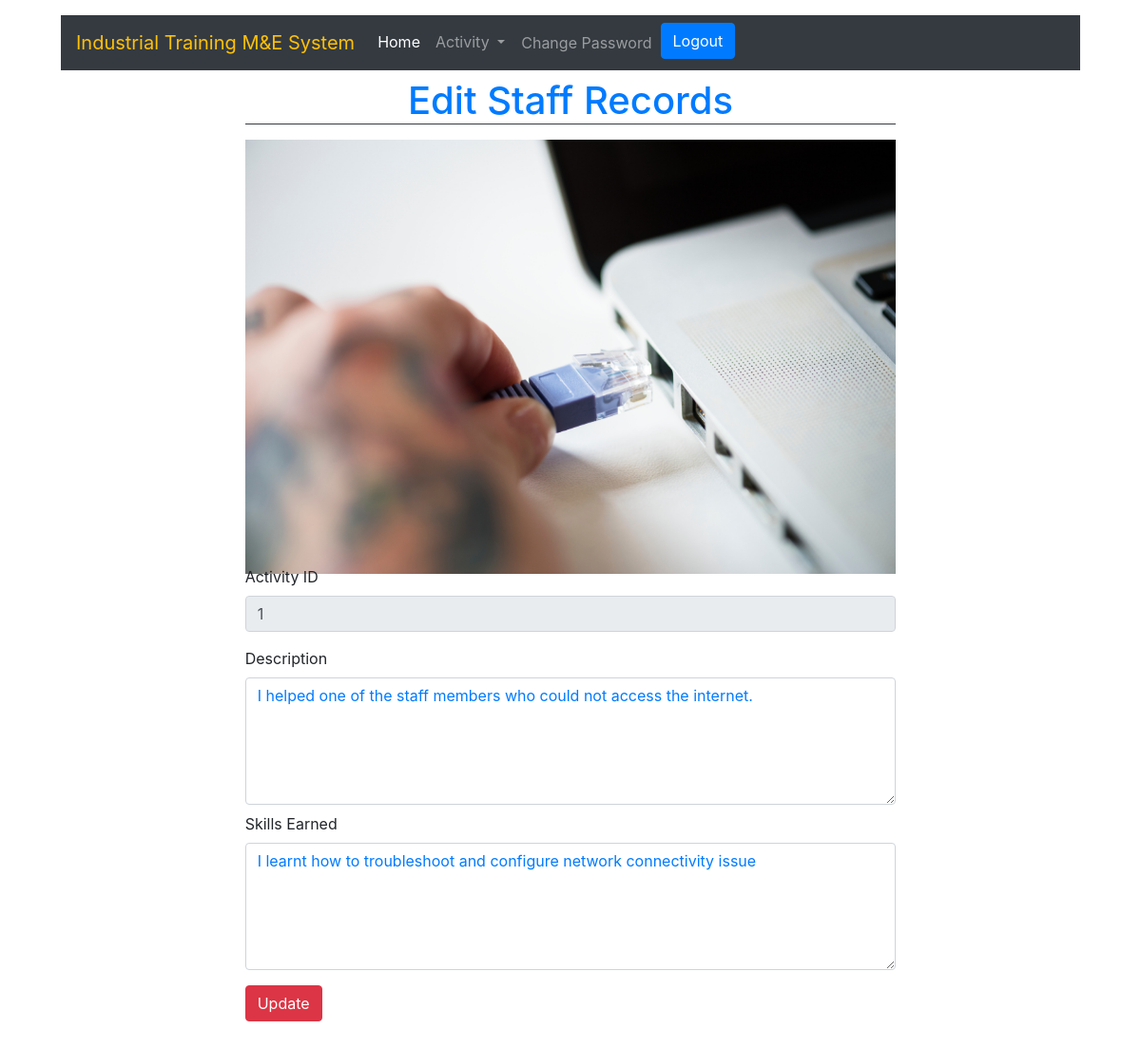
Screenshot of /Student/Activity/update.php?id=1 with the database file from the repository.
### tables this page shows
CREATE TABLE `training` (
  `id` int(11) NOT NULL,
  `student` int(11) NOT NULL,
  `media` text,
  `extension` varchar(5) NOT NULL,
  `description` text NOT NULL,
  `skills` text NOT NULL,
  `schoolremarks` text,
  `industryremarks` text,
  `assessment` enum('Pending','Assessed','','') NOT NULL DEFAULT 'Pending',
  `posted` timestamp NOT NULL DEFAULT CURRENT_TIMESTAMP
);

### Student/Activity/update.php (the view, shortened to what this page needs)
<?php
  $filePath='../../connection.php';
  if(!file_exists($filePath)){
    echo 'Connection File not found';
  }else{
      if($_SERVER['REQUEST_METHOD']=='GET'){
                    if(isset($_GET['id'])){
                        $id=$_GET['id'];
                        $slct="SELECT * FROM training WHERE id='".$id."'";
                        $result=$conn->query($slct) or die($conn->error);
                        if($result->num_rows > 0){
                            $row=$result->fetch_assoc();
                        }
                    }
      }
  }
?>
<doctype html>
<html lang="en">
  <head>
    <link rel="stylesheet" href="../../css/bootstrap.min.css">
  </head>
  <body>
    <div class="container-fluid  p-3">
<?php include "../navbar.php"; ?>
     <div class="row justify-content-center mx-5 pb-2" >
              <form class="form col-8" action="" method="post" enctype="multipart/form-data">
                <div class="form-group text-center">
                      <h1 class="text-primary border-bottom border-dark"> Edit Staff Records</h1>
                  </div>
                  <div class="form-group mb-2" style="height: 400px;">
                    <?php
                    if(isset($row['extension']) && ($row['extension'] == 'mp4')){
                      echo ' <div class="embed-responsive embed-responsive-16by9"><video  controls><source src="../../media/'.$row['media'].'" type="video/mp4">Your browser does not support the video tag.</video></div> ';
                    }else{
                      echo '<img src="../../media/'.$row['media'].'" class="img-fluid" alt="...">';
                    }
                    ?>
                  </div>
                  <div class="form-group  mt-5">
                      <label >Activity ID</label>
                      <input class="form-control" type="text"  name="id" value="<?php echo $row['id']; ?>" readonly>
                  </div>
                  <div class="form-group  mb-2">
                      <label >Description </label>
                   <textarea class="form-control text-primary" rows="5"  name="Description"><?php echo $row['description']; ?></textarea>
                  </div>
                  <div class="form-group  ">
                      <label >Skills Earned</label>
                      <textarea class="form-control text-primary" rows="5"  name="Skills"><?php echo $row['skills']; ?></textarea>
                  </div>
                  <div class="form-group">
                      <button class="btn btn-danger" type="submit" name="update">Update</button>
                  </div>
              </form>
    </div>
      </div>
  </body>
</html>

### rows the page displays
training: media (picture), id "1", Description "I helped one of the staff members who could not access the internet.", Skills "I learnt how to troubleshoot and configure network connectivity issue"
